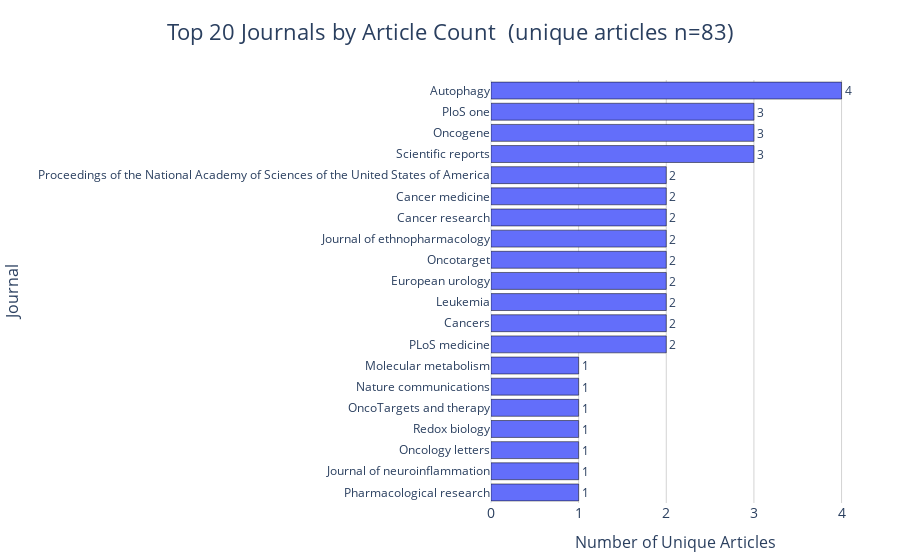

Notebook cell for this chart:
### Code cell
import pandas as pd
import plotly.express as px

# --- Build (pmid, journal, SJR, H index) pairs ---
journal_pairs = df[["pmid", "journal", "SJR", "H index"]].copy()

# --- Deduplicate by PMID ---
journal_pairs = journal_pairs.drop_duplicates(subset=["pmid"])

# --- Count number of unique PMIDs per journal ---
journal_counts = (
    journal_pairs.groupby(["journal", "SJR", "H index"])["pmid"]
    .nunique()
    .reset_index(name="count")
    .sort_values("count", ascending=False)
)

# Select top N journals
top_n = 20
journal_top = journal_counts.head(top_n)

# --- Plotly bar chart ---
fig = px.bar(
    journal_top,
    x="count",
    y="journal",
    orientation="h",
    text="count",
    title=f"Top {top_n} Journals by Article Count \n(unique articles n={df['pmid'].nunique()})",
    labels={"count": "Number of Unique Articles", "journal": "Journal"}
)

fig.update_traces(
    texttemplate="%{text}",
    textposition="outside",
    marker=dict(line=dict(width=0.5, color="black"))
)

fig.update_layout(
    template="plotly_white",
    title=dict(x=0.5, font=dict(size=22)),
    xaxis=dict(showgrid=True, gridcolor="lightgray", title_font=dict(size=16)),
    yaxis=dict(title_font=dict(size=16), tickfont=dict(size=12), categoryorder="total ascending"),
    font=dict(size=14),
    margin=dict(l=250, r=40, t=80, b=40)  # wider margin for long journal names
)
fig.write_image('graphs/top_journals_by_article-d1.png', width=1000, height=400, scale=3)
fig.show()

### Figure 1 — Plotly figure (JSON) as saved in the notebook; plotly's stock layout.template omitted (floating-point values rounded to 4 significant figures)
{"data": [{"hovertemplate": "Number of Unique Articles=%{text}<br>Journal=%{y}<extra></extra>", "legendgroup": "", "marker": {"color": "#636efa", "line": {"color": "black", "width": 0.5}, "pattern": {"shape": ""}}, "name": "", "orientation": "h", "showlegend": false, "text": [4.0, 3.0, 3.0, 3.0, 2.0, 2.0, 2.0, 2.0, 2.0, 2.0, 2.0, 2.0, 2.0, 1.0, 1.0, 1.0, 1.0, 1.0, 1.0, 1.0], "textposition": "outside", "texttemplate": "%{text}", "type": "bar", "x": [4, 3, 3, 3, 2, 2, 2, 2, 2, 2, 2, 2, 2, 1, 1, 1, 1, 1, 1, 1], "xaxis": "x", "y": ["Autophagy", "Scientific reports", "Oncogene", "PloS one", "PLoS medicine", "Cancers", "Leukemia", "European urology", "Oncotarget", "Journal of ethnopharmacology", "Cancer research", "Cancer medicine", "Proceedings of the National Academy of Sciences of the United States of America", "Pharmacological research", "Journal of neuroinflammation", "Oncology letters", "Redox biology", "OncoTargets and therapy", "Nature communications", "Molecular metabolism"], "yaxis": "y"}], "layout": {"barmode": "relative", "font": {"size": 14}, "legend": {"tracegroupgap": 0}, "margin": {"b": 40, "l": 250, "r": 40, "t": 80}, "title": {"font": {"size": 22}, "text": "Top 20 Journals by Article Count \n(unique articles n=83)", "x": 0.5}, "xaxis": {"anchor": "y", "domain": [0, 1], "gridcolor": "lightgray", "showgrid": true, "title": {"font": {"size": 16}, "text": "Number of Unique Articles"}}, "yaxis": {"anchor": "x", "categoryorder": "total ascending", "domain": [0, 1], "tickfont": {"size": 12}, "title": {"font": {"size": 16}, "text": "Journal"}}}}
